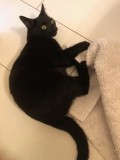
#> input picture code/TPGen/test-image.jpg, 120 x 160 px
$ python main.py
#> lines starting #> are read from the running program, lines starting #| are printed output that depends on the picture
import numpy
from PIL import Image
import matplotlib.pyplot as plt
from matplotlib.collections import LineCollection
import random

PIXEL_WIDTH = 10
MAX_LINES = int(255 // (255 / PIXEL_WIDTH))

# Convert to greyscale
img = Image.open('test-image.jpg').convert("L")
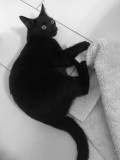
#> img: PIL image 120x160 L; min 3, max 246, mean 129.7
pixels = numpy.array(img)

commands = []

# Converts n into an index, where n < PIXEL_WIDTH, converting it so that it's reasonably equally spaced
# We could randomize it, but we would need to create a random lookup table

# Generate list of random numbers
num_table = list(range(PIXEL_WIDTH))
random.shuffle(num_table)

def t_num(n):
    if n >= PIXEL_WIDTH:
        return 0
    return num_table[n]

for row in range(len(pixels)):
    for darkness_level in range(MAX_LINES):
        # How big of a line to draw
        line_counter = 0
        for col in range(len(pixels[0])):
            # Get darkness value, based on inverted pixel brightness and also the width of the pixels
            darkness = int((255 - pixels[row][col]) // (255 / PIXEL_WIDTH))

            # If the darkness is >= the current value, add this pixel to the list to draw.
            if darkness > darkness_level:
                line_counter += 1

            at_end = (col == len(pixels[0]) - 1)
            # Either the next pixel is brighter than the current darkness value, or we're at the end of a line.
            # We need to draw the line now. We also need to make sure there is a line.
            if (darkness < darkness_level or at_end) and line_counter:
                # Move to start of line

                x = col * PIXEL_WIDTH

                # Add the last pixel onto the line
                if at_end and darkness >= darkness_level:
                    x += PIXEL_WIDTH

                start_x = x - line_counter * PIXEL_WIDTH

                y = row * PIXEL_WIDTH

                commands.append("PEN UP")
                commands.append(f"MOVE {start_x} {y + t_num(darkness_level)}")
                commands.append("PEN DOWN")
                commands.append(f"MOVE {x} {y + t_num(darkness_level)}")
                line_counter = 0
#> after the loop, commands = 6908 items, first 6: 'PEN UP', 'MOVE 940 7', 'PEN DOWN', 'MOVE 1200 7', 'PEN UP', 'MOVE 210 8'; start_x = 790; x = 880; y = 1590

commands.append("PEN UP")

# Simulation
toolhead_pos = (0, 0)

lines = []

pen = "up"
for command_num in range(len(commands)):
    command = commands[command_num].split(" ")
    if command[0] == "MOVE":
        x = int(command[1])
        y = int(command[2])
        if pen == "down":
            lines.append([toolhead_pos, (x, y)])

        # Move the toolhead anyway, even if we aren't drawing a line\\
        toolhead_pos = x, y

    elif command[0] == "PEN":
        if command[1] == "DOWN":
            pen = "down"
        elif command[1] == "UP":
            pen = "up"

        else:
            print("INVALID COMMAND: " + command)
    elif command[0] == "HOME":
        # Do nothing for now
        pass
#> this loop made 6909 passes
#> (x, y) on passes 2, 4, 6, 8, 10, 12, 14, 16, 18, 20, 22, 24: (940, 7), (1200, 7), (210, 8), (230, 8), (440, 8), (450, 8), (1190, 8), (1200, 8), (900, 17), (1200, 17), (230, 18), (250, 18)
#> (command, pen) on passes 1, 3, 5, 7, 9, 11: (['PEN', 'UP'], 'up'), (['PEN', 'DOWN'], 'down'), (['PEN', 'UP'], 'up'), (['PEN', 'DOWN'], 'down'), (['PEN', 'UP'], 'up'), (['PEN', 'DOWN'], 'down')
#> after the loop, lines = 1727 items


# Matplotlib stuff copied from their examples page. Best to ignore for now
fig, ax = plt.subplots(figsize=(10, 12), dpi=300)
# set axes limits manually because Collections do not take part in autoscaling
ax.set_xlim(0, len(pixels[0]) * 10)
ax.set_ylim(0, len(pixels) * 10)
ax.invert_yaxis()
ax.set_aspect("equal")  # to make the arcs look circular
# create a LineCollection with the half-circles
# its properties can be set per line by passing a sequence (here used for *colors*)
# or they can be set for all lines by passing a scalar (here used for *linewidths*)
line_collection = LineCollection(lines, linewidths=0.3, colors="black")
ax.add_collection(line_collection)

plt.show()
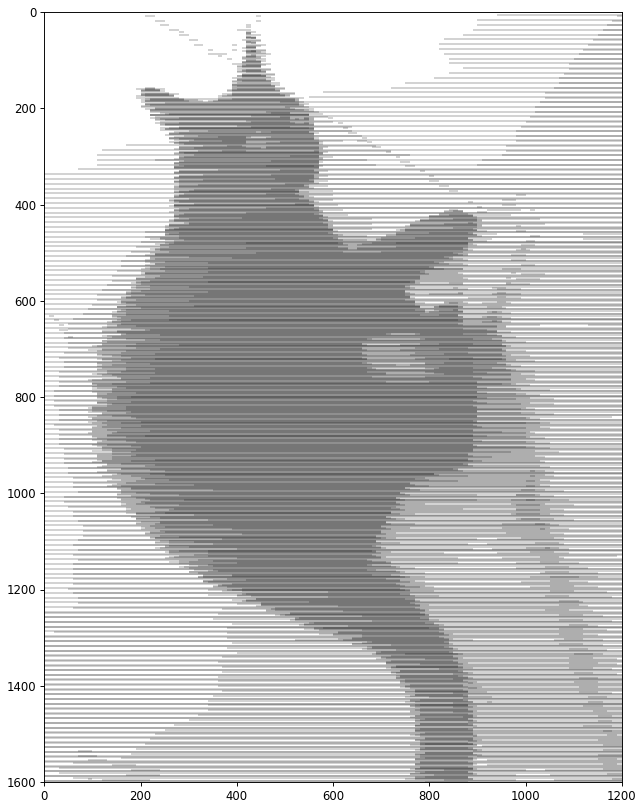
#> figure drawn by matplotlib, 1 panel
